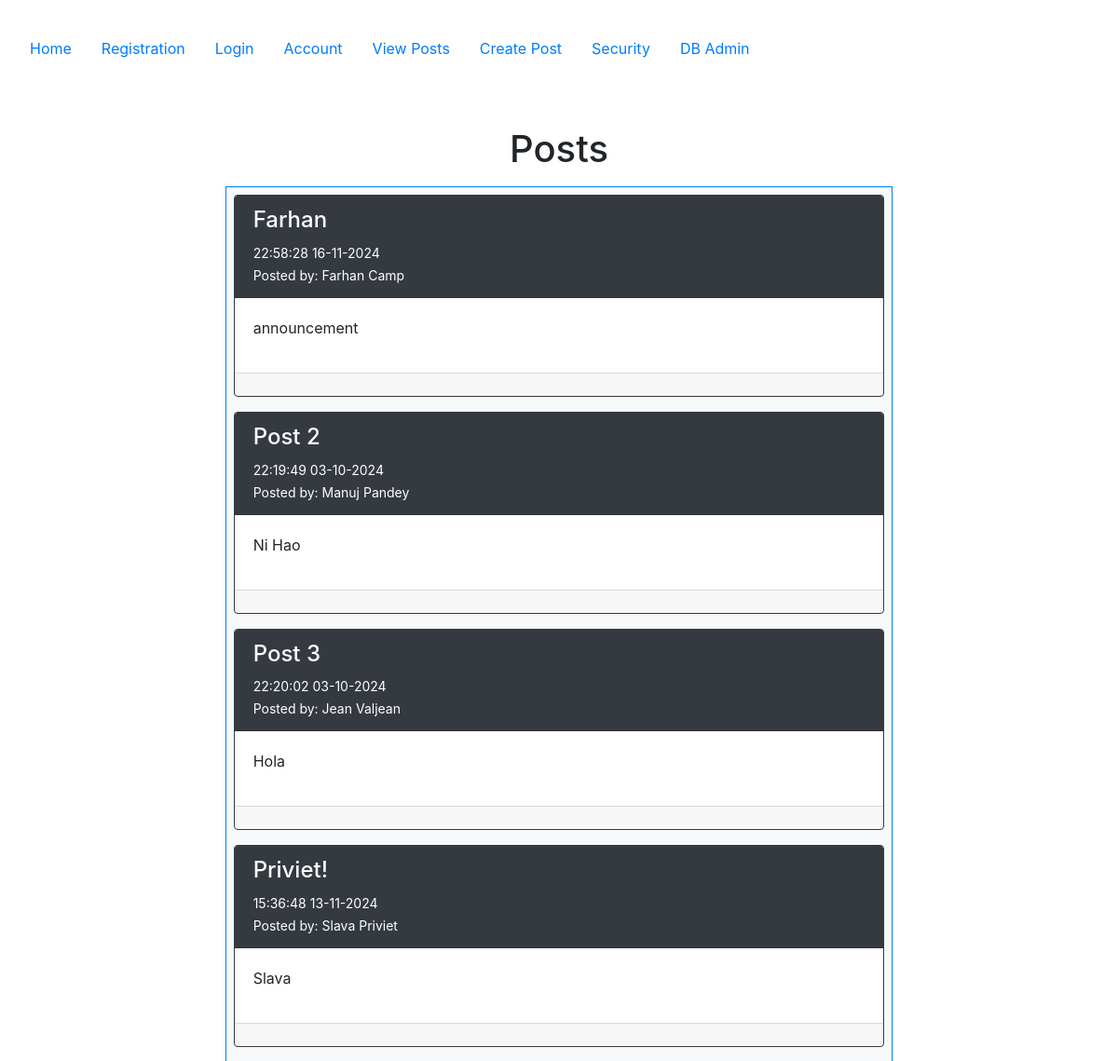
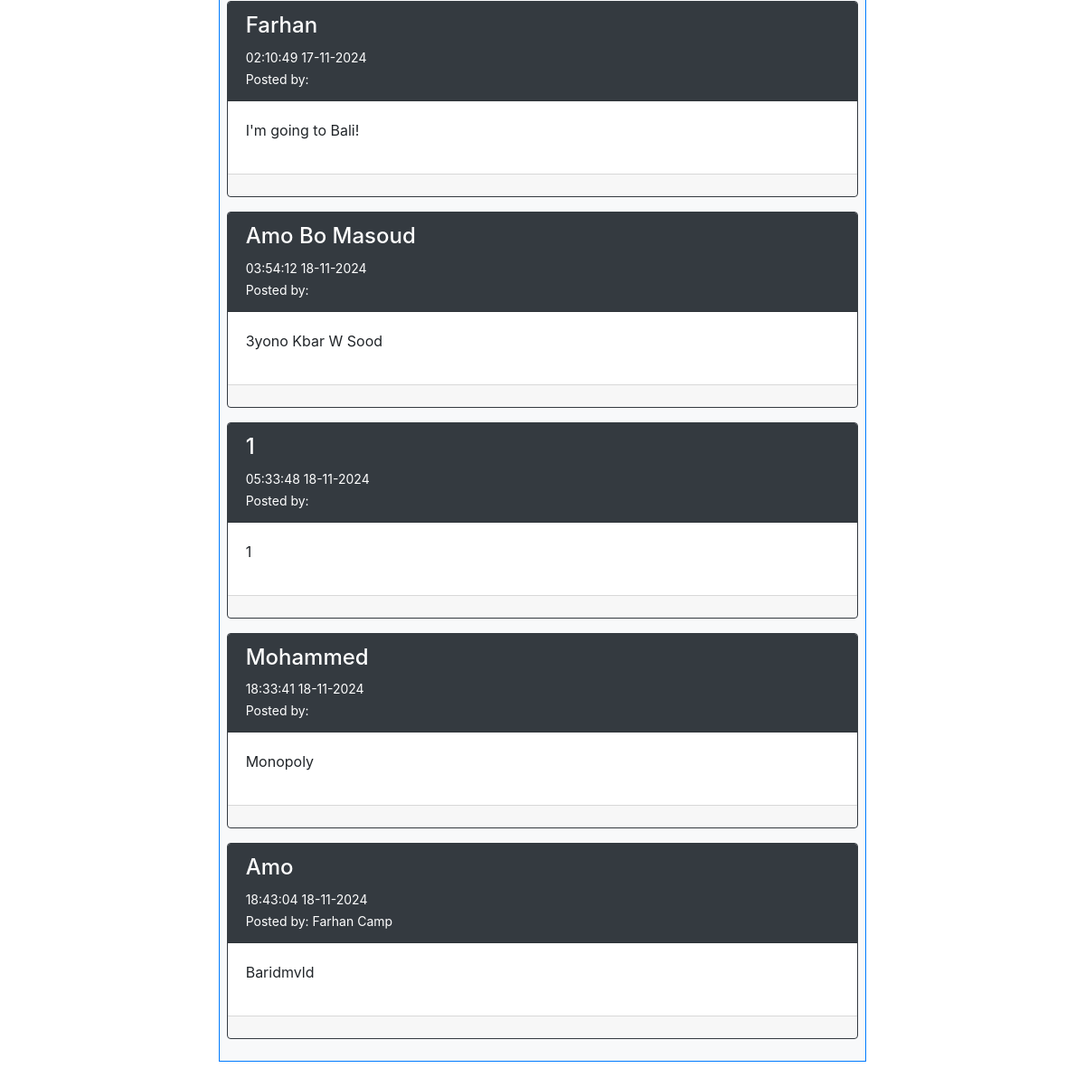
Page /posts on the earlier database version (2 pictures, top to bottom).
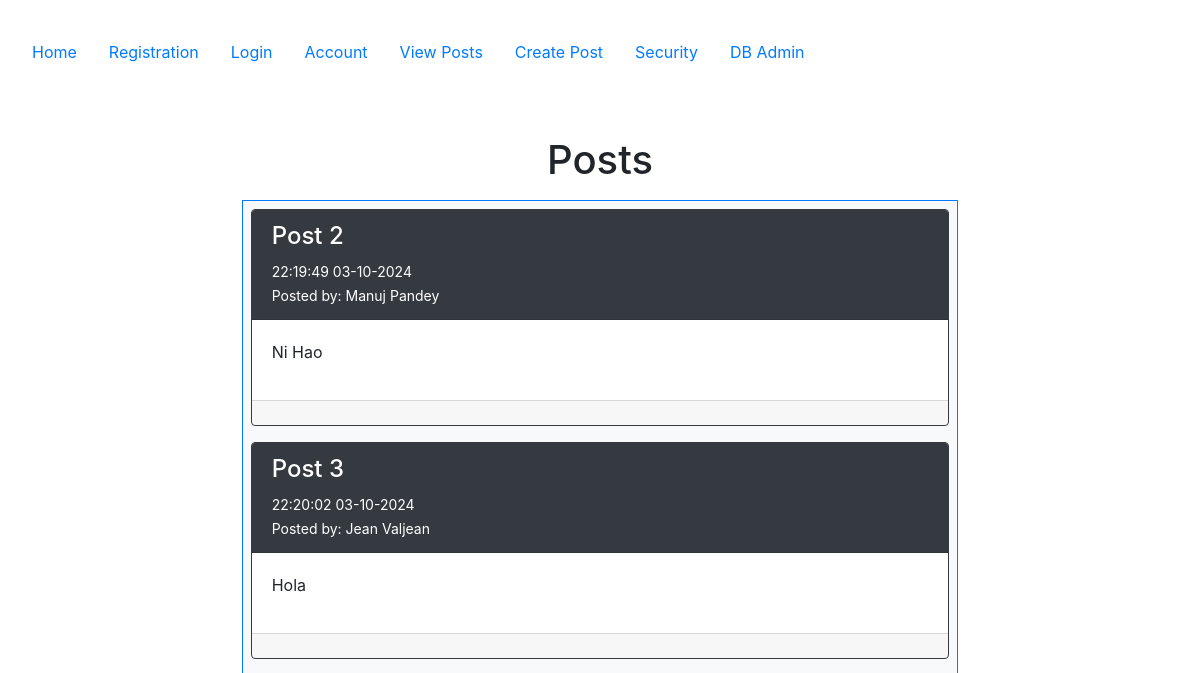
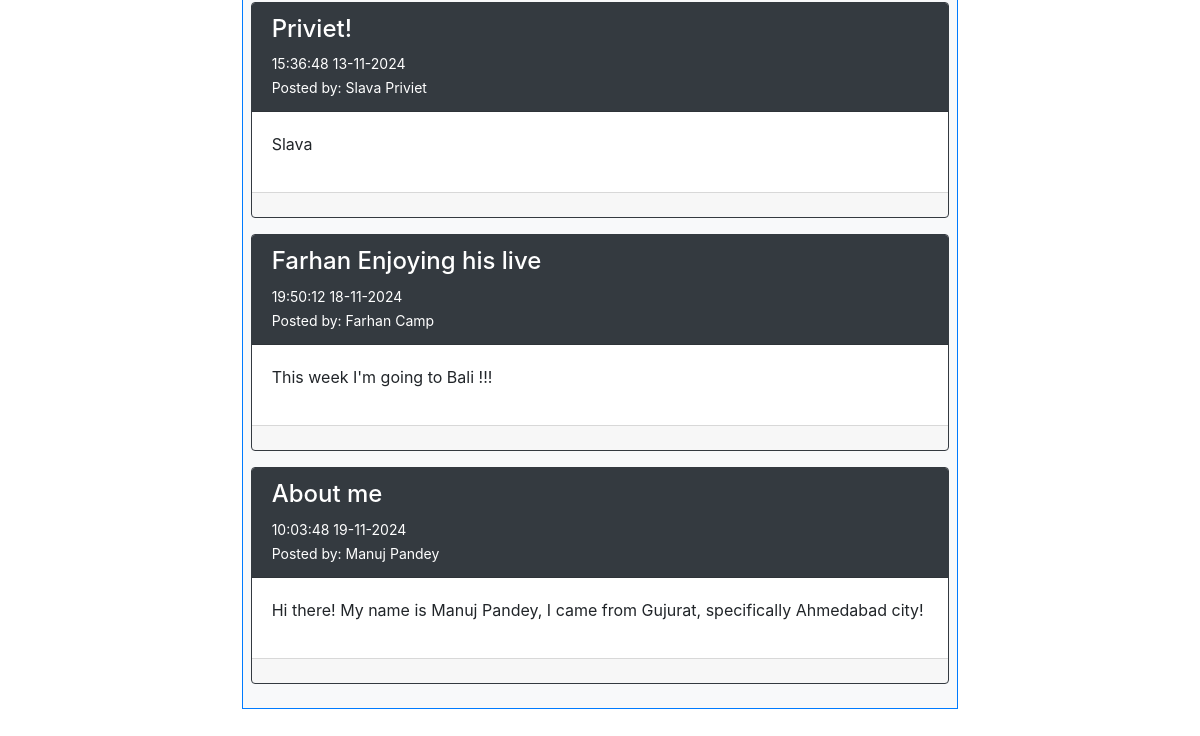
Same page on the later database version (2 pictures, top to bottom).
### config.py (models this page shows, shortened)
class Post(db.Model):
   __tablename__ = 'posts'
   id = db.Column(db.Integer, primary_key=True)
   userid = db.Column(db.Integer, db.ForeignKey('users.id'))
   created = db.Column(db.DateTime, nullable=False, default=datetime.utcnow)
   title = db.Column(db.Text, nullable=False)
   body = db.Column(db.Text, nullable=False)
   user = db.relationship("User", back_populates="posts")

class User(db.Model, UserMixin):
    __tablename__ = 'users'
    id = db.Column(db.Integer, primary_key=True)
    email = db.Column(db.String(100), nullable=False, unique=True)
    password = db.Column(db.String(100), nullable=False)
    firstname = db.Column(db.String(100), nullable=False)
    lastname = db.Column(db.String(100), nullable=False)
    phone = db.Column(db.String(100), nullable=False)
    mfa_key = db.Column(db.String(32), nullable=False, default='')  # Store MFA key
    mfa_enabled = db.Column(db.Boolean, nullable=False, default=False)  # Track if MFA is enabled
    posts = db.relationship("Post", order_by=Post.id, back_populates="user")

### app.py (the view)
@app.route('/posts')
def view_posts():
    posts = Post.query.all()
    return render_template('posts/posts.html', posts=posts)

### app.py (called while the page is built)
@app.before_request
def restrict_access():
    if not current_user.is_authenticated:
        restricted_routes_anonymous = [
            'accounts.account', 'posts.posts', 'posts.create',
            'posts.update', 'posts.delete', 'accounts.logout', 'security.security'
        ]
        if request.endpoint in restricted_routes_anonymous:
            flash("You must be logged in to access this page.", "danger")
            return redirect(url_for('accounts.login'))
    if current_user.is_authenticated:
        restricted_routes_authenticated = ['accounts.registration', 'accounts.login']
        if request.endpoint in restricted_routes_authenticated:
            flash("You are already logged in.", "danger")
            return redirect(url_for('posts.posts'))

### templates/posts/posts.html (shortened to what this page needs)
{% extends "base.html" %}
{% block content %}
    <div class="container">
        <h1>Posts</h1>
        <div class="p-2 row">
            <div class="col-2"></div>
            <div class="col-8">
                <div class="p-2 bg-light border border-primary" style="text-align: left">
                    {% for post in posts %}
                        <div class="card border border-dark mb-3">
                            <div class="card-header bg-dark text-white">
                                <h4>{{ post.title }}</h4>
                                <small>{{ post.created.strftime('%H:%M:%S %d-%m-%Y') }}</small>
                                <br>
                                <small>
                                    Posted by: {{ post.user.firstname }} {{ post.user.lastname }}
                                </small>
                            </div>
                            <div class="card-body">
                                <p>{{ post.body }}</p>
                            </div>
                            <div class="card-footer">
                            </div>
                        </div>
                    {% else %}
                        <div class="alert alert-warning text-center">
                            <strong>No posts available. Be the first to create one!</strong>
                        </div>
                    {% endfor %}
                </div>
            </div>
            <div class="col-2"></div>
        </div>
    </div>
{% endblock %}

### templates/base.html (shortened to what this page needs)
<!DOCTYPE html>
<html lang="en">
<head>
    <link rel="stylesheet" href="https://cdn.jsdelivr.net/npm/bootstrap@4.6.2/dist/css/bootstrap.min.css">
</head>
<body>
<section class="container-fluid p-3 my-3">
    <nav class="nav nav-pills flex-column flex-sm-row">
        <a class="nav-item nav-link" href="{{ url_for('index') }}">Home</a>
        <a class="nav-item nav-link" href="{{ url_for('accounts.registration') }}">Registration</a>
        {% if current_user.is_authenticated %}
            <a class="nav-item nav-link" href="{{ url_for('accounts.logout') }}">Logout</a>
        {% else %}
            <a class="nav-item nav-link" href="{{ url_for('accounts.login') }}">Login</a>
        {% endif %}
        <a class="nav-item nav-link" href="{{ url_for('accounts.account') }}">Account</a>
        <a class="nav-item nav-link" href="{{ url_for('posts.posts') }}">View Posts</a>
        <a class="nav-item nav-link" href="{{ url_for('posts.create') }}">Create Post</a>
        <a class="nav-item nav-link" href="{{ url_for('security.security') }}">Security</a>
        <a class="nav-item nav-link" href="http://127.0.0.1:5000/admin">DB Admin</a>
    </nav>
    <div class="container-fluid p-3 my-5 text-center">
        {% block content %}{% endblock %}
    </div>
</section>
</body>
</html>

Differences in the rows shown:
removed Post: title "Farhan", created "22:58:28 16-11-2024", user.firstname "Farhan", user.lastname "Camp", body "announcement"
removed Post: title "Farhan", created "02:10:49 17-11-2024", body "I'm going to Bali!"
removed Post: title "Amo Bo Masoud", created "03:54:12 18-11-2024", body "3yono Kbar W Sood"
removed Post: title "1", created "05:33:48 18-11-2024", body "1"
removed Post: title "Mohammed", created "18:33:41 18-11-2024", body "Monopoly"
removed Post: title "Amo", created "18:43:04 18-11-2024", user.firstname "Farhan", user.lastname "Camp", body "Baridmvld"
added Post: title "Farhan Enjoying his live", created "19:50:12 18-11-2024", user.firstname "Farhan", user.lastname "Camp", body "This week I'm going to Bali !!!"
added Post: title "About me", created "10:03:48 19-11-2024", user.firstname "Manuj", user.lastname "Pandey", body "Hi there! My name is Manuj Pandey, I came from Gujurat, specifically Ahmedabad city!"
